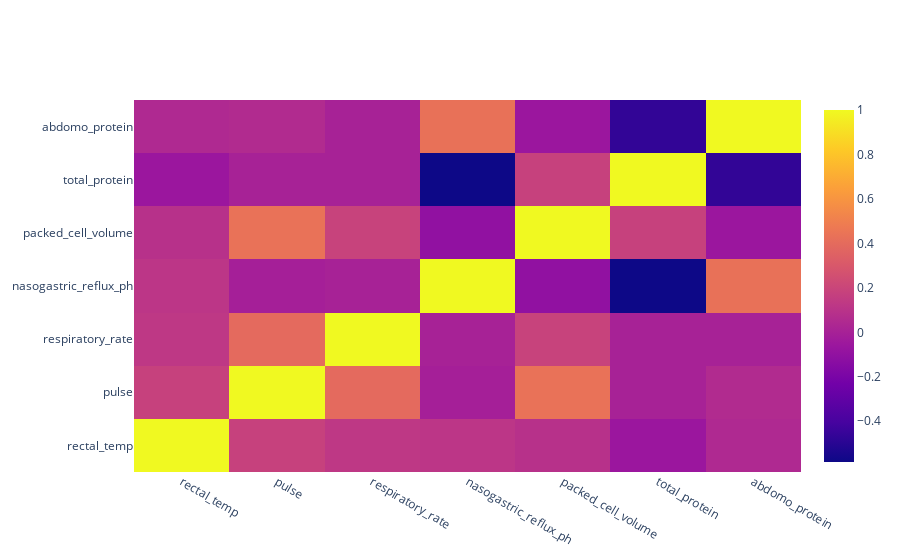

The notebook cell saved with this chart:
### Markdown cell above
#### 2.2.1 Correlation Matrix (quantitative & quantitative)

### Code cell
numerical = train_df.select_dtypes(include=np.number).columns.to_list()
numerical = [x for x in numerical if x not in ['lesion_1', 'lesion_2', 'lesion_3']]
numerical = train_df[numerical]

fig = go.Figure()
fig.add_trace(go.Heatmap(x = numerical.columns,
                         y = numerical.columns,
                         z = numerical.corr()))
fig.show()

### Figure 1 — Plotly figure (JSON) as saved in the notebook; plotly's stock layout.template omitted (floating-point values rounded to 4 significant figures)
{"data": [{"type": "heatmap", "x": ["rectal_temp", "pulse", "respiratory_rate", "nasogastric_reflux_ph", "packed_cell_volume", "total_protein", "abdomo_protein"], "y": ["rectal_temp", "pulse", "respiratory_rate", "nasogastric_reflux_ph", "packed_cell_volume", "total_protein", "abdomo_protein"], "z": [[1, 0.1768, 0.1244, 0.116, 0.08899, -0.06084, 0.04334], [0.1768, 1, 0.3951, -0.01013, 0.4351, 0.004373, 0.05639], [0.1244, 0.3951, 1, 0.003854, 0.1888, 0.004018, 0.004287], [0.116, -0.01013, 0.003854, 1, -0.1011, -0.5833, 0.433], [0.08899, 0.4351, 0.1888, -0.1011, 1, 0.1762, -0.05965], [-0.06084, 0.004373, 0.004018, -0.5833, 0.1762, 1, -0.4698], [0.04334, 0.05639, 0.004287, 0.433, -0.05965, -0.4698, 1]]}], "layout": {}}
